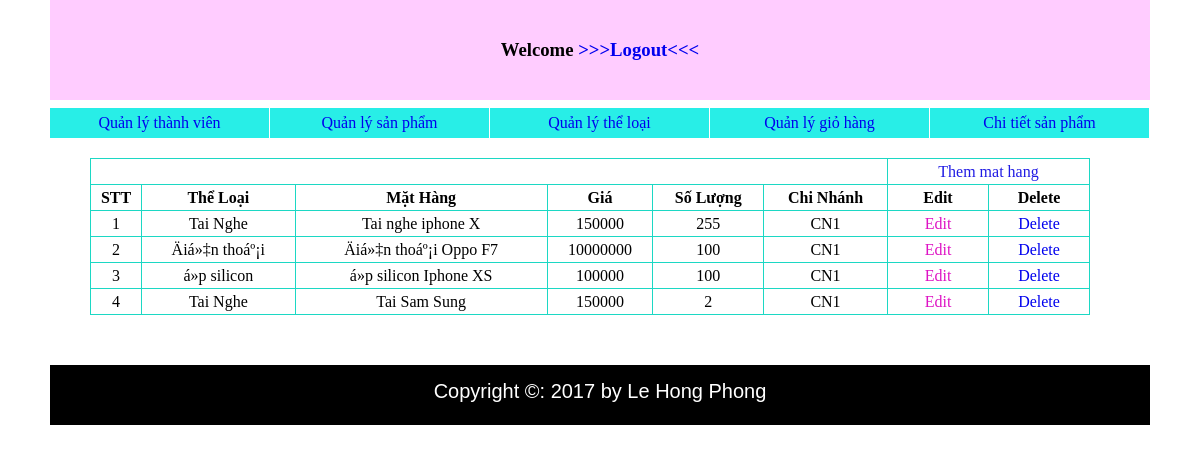
/Demo/adminCN1/list_mathang.php, run on the app's committed database.
### tables this page shows
CREATE TABLE `items` (
  `items_id` int(10) UNSIGNED NOT NULL,
  `name` varchar(255) NOT NULL,
  `image` varchar(500) NOT NULL,
  `introduce` text NOT NULL,
  `price` int(20) NOT NULL,
  `quantity` int(25) NOT NULL,
  `branch` varchar(10) NOT NULL,
  `cate_id` int(10) NOT NULL
);

CREATE TABLE `category` (
  `cate_id` int(10) UNSIGNED NOT NULL,
  `cate_title` varchar(20) NOT NULL
);

### Demo/adminCN1/list_mathang.php (the view, shortened to what this page needs)
<?php
    require("templates/header.php");
 ?>
	<div id="wrapper">
		<table>
			<tr>
				<td colspan="6"></td>
				<td colspan="2" ><a href="add_item.php" style="color:#211CE4">Them mat hang</a></td>
			</tr>
			<tr>
				<td style="width: 50px" ><b>STT</b></td>
				<td><b>Thể Loại</b></td>
				<td><b>Mặt Hàng</b></td>
				<td><b>Giá</b></td>
				<td><b>Số Lượng</b></td>
				<td><b>Chi Nhánh</b></td>
				<td style="width: 100px"><b>Edit</b></td>
				<td style="width: 100px"><b>Delete</b></td>
			</tr>
			<?php
			$dem=1;
			require("../library/config.php");
			$result= mysqli_query($conn,"select a.items_id,a.name,b.cate_title,a.price, a.quantity,a.branch from items as a, category as b where a.cate_id = b.cate_id AND a.branch='CN1'");
			while( $data = mysqli_fetch_assoc($result)){
			echo "<tr>";
			echo "<td>$dem</td>";
			echo "<td>$data[cate_title]</td>";
			echo "<td>$data[name]</td>";
			echo "<td>$data[price]</td>";
			echo "<td>$data[quantity]</td>";
			echo "<td>$data[branch]</td>";
			echo "<td><a href='edit_item.php?id=$data[items_id]' style='color:#DE13C4'>Edit</a></td>";
		    echo "<td><a href='del_item.php?id=$data[items_id]' onclick='return show_confirm();'> Delete</a></td>";
			echo "</tr>";
			$dem++;
		    }
			?>
		</table>
	</div>
	<?php
    require("templates/footer.php");
 ?>

### Demo/adminCN1/style.css (style rules this page uses)
* { padding: 0px; margin: 0px; }
body { width: 1100px; margin: auto; }
a { text-decoration: none; }
#wrapper table { margin-left: 40px; border-collapse: collapse; margin-top:50px; width:1000px; text-align: center; }
#wrapper table tr { border: 1px solid #1CD8C4; line-height: 25px; }
#wrapper table td { border: 1px solid #1CD8C4; }

### data on the page
items: cate.cate_title "Tai Nghe", name "Tai nghe iphone X", price "150000", quantity "255", branch "CN1"
items: cate.cate_title "Äiá»‡n thoáº¡i", name "Äiá»‡n thoáº¡i Oppo F7", price "10000000", quantity "100", branch "CN1"
items: cate.cate_title "á»p silicon", name "á»p silicon Iphone XS", price "100000", quantity "100", branch "CN1"
items: cate.cate_title "Tai Nghe", name "Tai Sam Sung", price "150000", quantity "2", branch "CN1"
